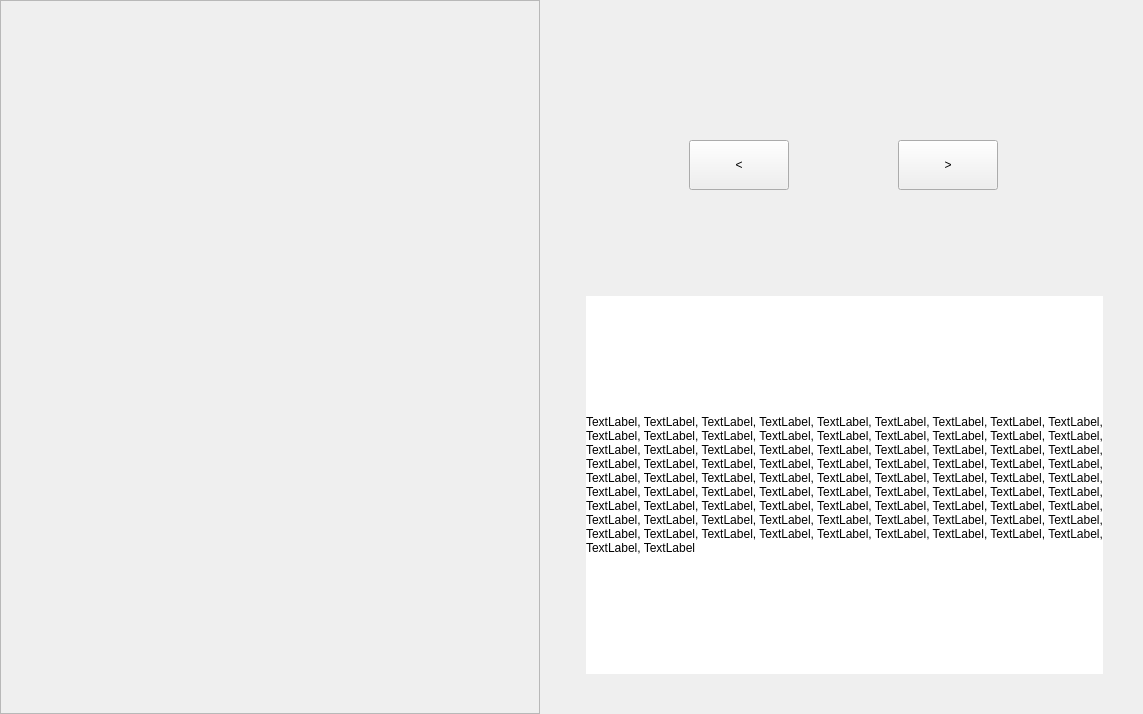
<?xml version="1.0" encoding="UTF-8"?>
<ui version="4.0">
 <class>Form</class>
 <widget class="QWidget" name="Form">
  <property name="geometry">
   <rect>
    <x>0</x>
    <y>0</y>
    <width>1143</width>
    <height>714</height>
   </rect>
  </property>
  <property name="windowTitle">
   <string>Form</string>
  </property>
  <layout class="QGridLayout" name="gridLayout">
   <property name="sizeConstraint">
    <enum>QLayout::SetMinimumSize</enum>
   </property>
   <property name="margin">
    <number>0</number>
   </property>
   <item row="0" column="0">
    <layout class="QVBoxLayout" name="layout_0">
     <property name="topMargin">
      <number>0</number>
     </property>
     <item>
      <widget class="QScrollArea" name="scrollArea">
       <property name="widgetResizable">
        <bool>true</bool>
       </property>
       <widget class="QWidget" name="scroller_widget">
        <property name="geometry">
         <rect>
          <x>0</x>
          <y>0</y>
          <width>629</width>
          <height>710</height>
         </rect>
        </property>
        <layout class="QVBoxLayout" name="scroller_layout">
         <property name="margin">
          <number>0</number>
         </property>
        </layout>
       </widget>
      </widget>
     </item>
    </layout>
   </item>
   <item row="0" column="1">
    <layout class="QVBoxLayout" name="layout_1">
     <property name="margin">
      <number>40</number>
     </property>
     <item>
      <layout class="QHBoxLayout" name="horizontalLayout">
       <property name="topMargin">
        <number>100</number>
       </property>
       <property name="bottomMargin">
        <number>100</number>
       </property>
       <item>
        <widget class="QPushButton" name="button_left">
         <property name="minimumSize">
          <size>
           <width>100</width>
           <height>50</height>
          </size>
         </property>
         <property name="maximumSize">
          <size>
           <width>50</width>
           <height>50</height>
          </size>
         </property>
         <property name="text">
          <string>&lt;</string>
         </property>
         <property name="flat">
          <bool>false</bool>
         </property>
        </widget>
       </item>
       <item>
        <widget class="QPushButton" name="button_right">
         <property name="minimumSize">
          <size>
           <width>100</width>
           <height>50</height>
          </size>
         </property>
         <property name="maximumSize">
          <size>
           <width>50</width>
           <height>50</height>
          </size>
         </property>
         <property name="text">
          <string>&gt;</string>
         </property>
         <property name="flat">
          <bool>false</bool>
         </property>
        </widget>
       </item>
      </layout>
     </item>
     <item>
      <widget class="QLabel" name="label_2">
       <property name="styleSheet">
        <string notr="true">background: white;</string>
       </property>
       <property name="text">
        <string>TextLabel, TextLabel, TextLabel, TextLabel, TextLabel, TextLabel, TextLabel, TextLabel, TextLabel, TextLabel, TextLabel, TextLabel, TextLabel, TextLabel, TextLabel, TextLabel, TextLabel, TextLabel, TextLabel, TextLabel, TextLabel, TextLabel, TextLabel, TextLabel, TextLabel, TextLabel, TextLabel, TextLabel, TextLabel, TextLabel, TextLabel, TextLabel, TextLabel, TextLabel, TextLabel, TextLabel, TextLabel, TextLabel, TextLabel, TextLabel, TextLabel, TextLabel, TextLabel, TextLabel, TextLabel, TextLabel, TextLabel, TextLabel, TextLabel, TextLabel, TextLabel, TextLabel, TextLabel, TextLabel, TextLabel, TextLabel, TextLabel, TextLabel, TextLabel, TextLabel, TextLabel, TextLabel, TextLabel, TextLabel, TextLabel, TextLabel, TextLabel, TextLabel, TextLabel, TextLabel, TextLabel, TextLabel, TextLabel, TextLabel, TextLabel, TextLabel, TextLabel, TextLabel, TextLabel, TextLabel, TextLabel, TextLabel, TextLabel</string>
       </property>
       <property name="wordWrap">
        <bool>true</bool>
       </property>
      </widget>
     </item>
    </layout>
   </item>
  </layout>
 </widget>
 <resources/>
 <connections/>
</ui>
